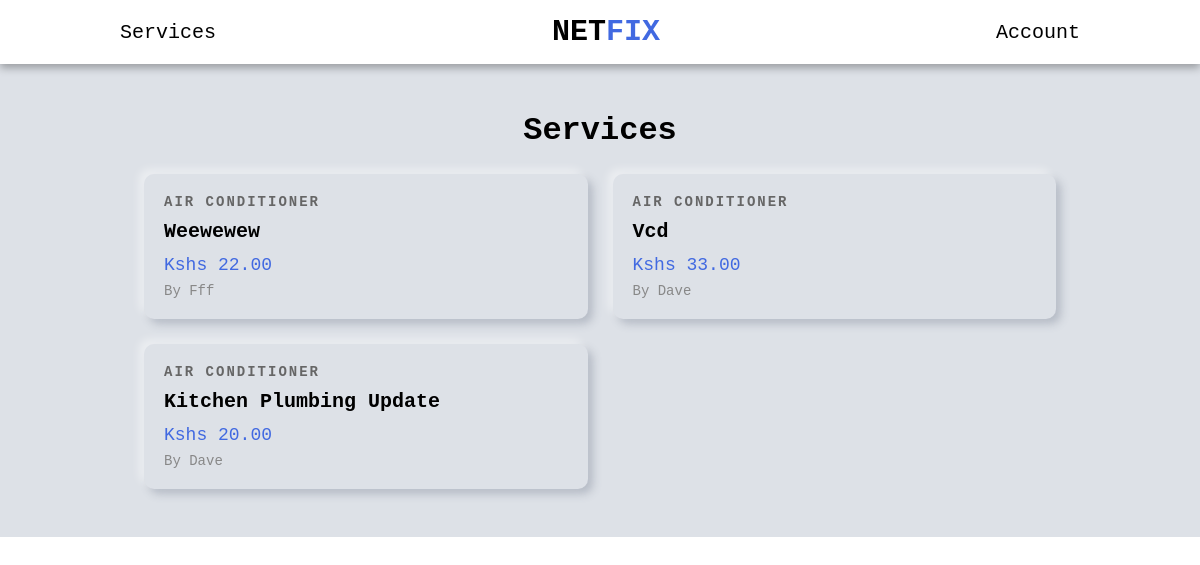
The page /services/ on the database as committed earlier.
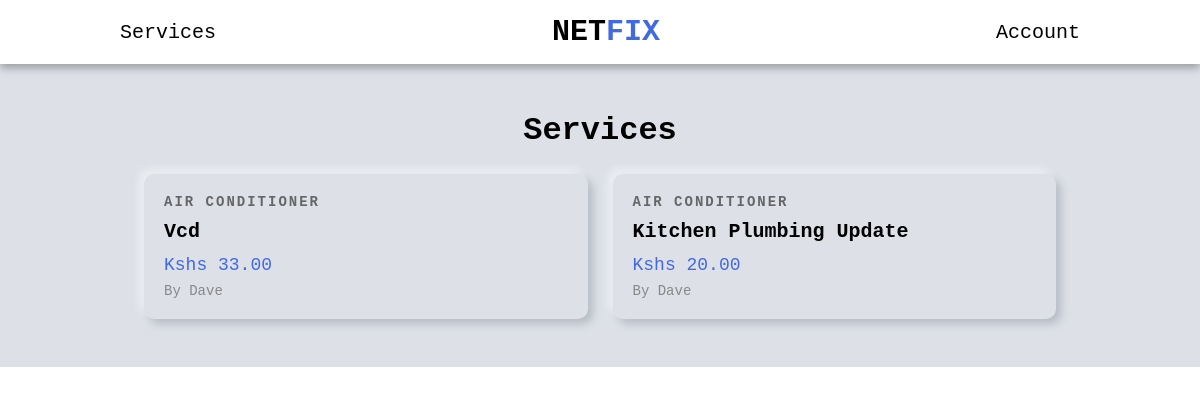
The same page on the database as committed later.
### services/models.py (models this page shows, shortened)
class Service(models.Model):
    company = models.ForeignKey(Company, default="", on_delete=models.CASCADE)
    name = models.CharField(max_length=40)
    description = models.TextField()
    price_hr = models.DecimalField(decimal_places=2, max_digits=100)
    choices = (
        ('Air Conditioner', 'Air Conditioner'),
        ('Carpentry', 'Carpentry'),
        ('Electricity', 'Electricity'),
        ('Gardening', 'Gardening'),
        ('Home Machines', 'Home Machines'),
        ('House Keeping', 'House Keeping'),
        ('Interior Design', 'Interior Design'),
        ('Locks', 'Locks'),
        ('Painting', 'Painting'),
        ('Plumbing', 'Plumbing'),
        ('Water Heaters', 'Water Heaters'),
    )
    field = models.CharField(max_length=30, blank=False, null=False, default="", choices=choices)
    date = models.DateTimeField(auto_now=True, null=False)
    id = models.UUIDField(default=uuid.uuid4, unique=True, primary_key=True, editable=False)

### users/models.py (models this page shows, shortened)
class Company(models.Model):
    user = models.OneToOneField(User, on_delete=models.CASCADE, primary_key=True)
    choices = (
        ('Air Conditioner', 'Air Conditioner'),
        ('All in One', 'All in One'),
        ('Carpentry', 'Carpentry'),
        ('Electricity', 'Electricity'),
        ('Gardening', 'Gardening'),
        ('Home Machines', 'Home Machines'),
        ('House Keeping', 'House Keeping'),
        ('Interior Design', 'Interior Design'),
        ('Locks', 'Locks'),
        ('Painting', 'Painting'),
        ('Plumbing', 'Plumbing'),
        ('Water Heaters', 'Water Heaters'),
    )
    field = models.CharField(max_length=30, blank=False, null=False, default="", choices=choices)
    def __str__(self):
        return self.user.username

class User(AbstractUser):
    is_company = models.BooleanField(default=False)
    is_customer = models.BooleanField(default=False)
    email = models.EmailField(max_length=100, unique=True)
    username = models.CharField(max_length=100, unique=True)
    USERNAME_FIELD = 'email'
    REQUIRED_FIELDS = ['username']

### services/views.py (the view)
# urls.py: path("", v.service_list, name="service_list"),
def service_list(request):
    services = Service.objects.all().order_by("-date")
    context = {
        "services" : services
    }
    return render(request, 'services/services.html', context)

### services/templates/services/services.html (shortened to what this page needs)
{% extends 'main/base.html' %}
{% block content %}
<div class="services-header">
    <h1>Services</h1>
</div>
<div class="services-grid">
    {% for service in services %}
    <a href="{% url 'index' service.id %}" class="service-card">
        <div class="card-content">
            <div class="service-category">{{ service.field }}</div>
            <h2 class="service-name">{{ service.name }}</h2>
            <div class="service-price">Kshs {{ service.price_hr }}</div>
            <div class="service-company">by {{service.company}}</div>
        </div>
    </a>
    {% endfor %}
</div>
{% endblock content %}

### main/templates/main/base.html (shortened to what this page needs)
<!DOCTYPE html>
{% load static %}
<html lang="en">
<head>
    <link rel="stylesheet" href="{% static 'css/style.css' %}" />
</head>
<body>
    {% include 'main/nav.html' %}
    <div class="main-body">
        {% block content %}
        {% endblock content %}
    </div>
</body>
</html>

### main/templates/main/nav.html (shortened to what this page needs)
<nav class="navbar">
    <a class="royal-hover" href="{% url 'service_list' %}">Services</a>
    <h1><a href="{% url 'home' %}">NET<span class="logo">FIX</span></a></h1>
    <div class="account-dropdown">
        {% if request.user.is_authenticated %}
        <span class="royal-hover">Welcome {{user.first_name}}</span>
        {% else %}
        <span class="royal-hover">Account</span>
        {% endif %}
    </div>
</nav>

### static/css/style.css (style rules this page uses)
* { margin: 0; padding: 0; box-sizing: border-box; font-family: 'Courier New', Courier, monospace; }
a { text-decoration: none; color: black; }
.navbar { background-color: white; display: flex; align-items: center; justify-content: space-between; text-align: center; position: fixed; width: 100%; height: 8vh; font-size: 20px; padding: 0 10%; box-shadow: 0 4px 8px rgba(0, 0, 0, 0.3); top: 0; z-index: 100; }
.logo { color: royalblue; }
.account-dropdown { position: relative; display: inline-block; }
.account-dropdown span { cursor: pointer; }
.main-body { margin-top: 8vh; padding: 3rem 12%; background: #dde1e7; }
.services-grid { display: grid; grid-template-columns: repeat(auto-fill, minmax(300px, 1fr)); gap: 25px; }
.services-header { display: flex; align-items: center; justify-content: center; flex-direction: column; margin-bottom: 25px; text-transform: capitalize; }
.service-card { border-radius: 10px; box-shadow: -5px -5px 9px rgba(255,255,255,0.45), 5px 5px 9px rgba(94,104,121,0.3); transition: transform 0.3s; cursor: pointer; text-decoration: none; color: black; display: block; }
.card-content { padding: 20px; }
.service-category { font-size: 14px; font-weight: 800; color: #666; margin-bottom: 10px; text-transform: uppercase; letter-spacing: 2px; }
.service-name { font-size: 20px; text-transform: capitalize; font-weight: bold; margin-bottom: 12px; }
.service-price { font-size: 18px; color: royalblue; margin-bottom: 8px; }
.service-company { font-size: 14px; text-transform: capitalize; color: #888; }

Rows that differ between the two databases and show on the page:
removed Service: field "AIR CONDITIONER", name "Weewewew", price_hr "22.00", company "Fff"
